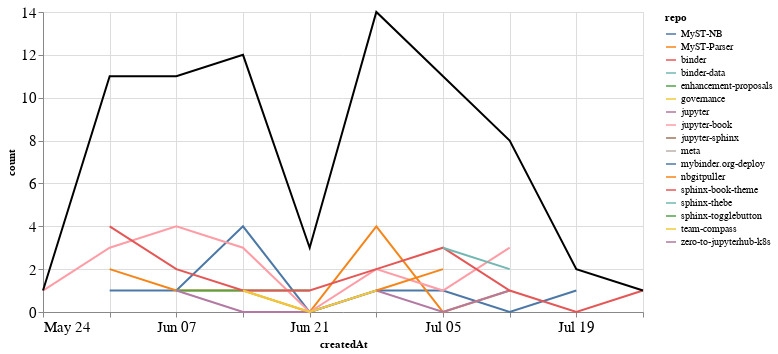

Source (notebook cell):
### Markdown cell above
## PRs

### Code cell
prs_time = prs.groupby('repo').resample('W', on='createdAt').count()['author'].reset_index()
prs_time = prs_time.rename(columns={'author': 'count'})
prs_time_total = prs_time.groupby('createdAt').agg({"count": "sum"}).reset_index()

ch1 = alt.Chart(prs_time, width=600).mark_line().encode(
    x='createdAt',
    y='count',
    color='repo',
    tooltip="repo"
)

ch2 = alt.Chart(prs_time_total, width=600).mark_line(color="black").encode(
    x='createdAt',
    y='count',
)

ch1 + ch2

### Figure 1 — Vega-Lite specification as saved in the notebook (floating-point values rounded to 4 significant figures)
{"config": {"axisLeft": {"labelFontSize": 15}, "axisBottom": {"labelFontSize": 15}}, "layer": [{"data": {"name": "data-f4509980f0d41ead7ba90cb4e51fe4de"}, "mark": "line", "encoding": {"color": {"type": "nominal", "field": "repo"}, "tooltip": {"type": "nominal", "field": "repo"}, "x": {"type": "temporal", "field": "createdAt"}, "y": {"type": "quantitative", "field": "count"}}, "width": 600}, {"data": {"name": "data-19bf0ffebb13943fab76c0aeee2d8192"}, "mark": {"type": "line", "color": "black"}, "encoding": {"x": {"type": "temporal", "field": "createdAt"}, "y": {"type": "quantitative", "field": "count"}}, "width": 600}], "$schema": "https://vega.github.io/schema/vega-lite/v4.8.1.json", "datasets": {"data-f4509980f0d41ead7ba90cb4e51fe4de": [{"repo": "MyST-NB", "createdAt": "2020-05-31T00:00:00", "count": 1}, {"repo": "MyST-NB", "createdAt": "2020-06-07T00:00:00", "count": 1}, {"repo": "MyST-NB", "createdAt": "2020-06-14T00:00:00", "count": 4}, {"repo": "MyST-NB", "createdAt": "2020-06-21T00:00:00", "count": 0}, {"repo": "MyST-NB", "createdAt": "2020-06-28T00:00:00", "count": 1}, {"repo": "MyST-NB", "createdAt": "2020-07-05T00:00:00", "count": 1}, {"repo": "MyST-NB", "createdAt": "2020-07-12T00:00:00", "count": 0}, {"repo": "MyST-NB", "createdAt": "2020-07-19T00:00:00", "count": 1}, {"repo": "MyST-Parser", "createdAt": "2020-05-31T00:00:00", "count": 2}, {"repo": "MyST-Parser", "createdAt": "2020-06-07T00:00:00", "count": 1}, {"repo": "MyST-Parser", "createdAt": "2020-06-14T00:00:00", "count": 1}, {"repo": "MyST-Parser", "createdAt": "2020-06-21T00:00:00", "count": 0}, {"repo": "MyST-Parser", "createdAt": "2020-06-28T00:00:00", "count": 4}, {"repo": "MyST-Parser", "createdAt": "2020-07-05T00:00:00", "count": 0}, {"repo": "MyST-Parser", "createdAt": "2020-07-12T00:00:00", "count": 1}, {"repo": "binder", "createdAt": "2020-06-28T00:00:00", "count": 1}, {"repo": "binder-data", "createdAt": "2020-06-21T00:00:00", "count": 1}, {"repo": "enhancement-proposals", "createdAt": "2020-06-07T00:00:00", "count": 1}, {"repo": "enhancement-proposals", "createdAt": "2020-06-14T00:00:00", "count": 1}, {"repo": "enhancement-proposals", "createdAt": "2020-06-21T00:00:00", "count": 1}, {"repo": "governance", "createdAt": "2020-05-31T00:00:00", "count": 1}, {"repo": "jupyter", "createdAt": "2020-06-07T00:00:00", "count": 1}, {"repo": "jupyter", "createdAt": "2020-06-14T00:00:00", "count": 0}, {"repo": "jupyter", "createdAt": "2020-06-21T00:00:00", "count": 0}, {"repo": "jupyter", "createdAt": "2020-06-28T00:00:00", "count": 1}, {"repo": "jupyter", "createdAt": "2020-07-05T00:00:00", "count": 0}, {"repo": "jupyter", "createdAt": "2020-07-12T00:00:00", "count": 1}, {"repo": "jupyter-book", "createdAt": "2020-05-24T00:00:00", "count": 1}, {"repo": "jupyter-book", "createdAt": "2020-05-31T00:00:00", "count": 3}, {"repo": "jupyter-book", "createdAt": "2020-06-07T00:00:00", "count": 4}, {"repo": "jupyter-book", "createdAt": "2020-06-14T00:00:00", "count": 3}, {"repo": "jupyter-book", "createdAt": "2020-06-21T00:00:00", "count": 0}, {"repo": "jupyter-book", "createdAt": "2020-06-28T00:00:00", "count": 2}, {"repo": "jupyter-book", "createdAt": "2020-07-05T00:00:00", "count": 1}, {"repo": "jupyter-book", "createdAt": "2020-07-12T00:00:00", "count": 3}, {"repo": "jupyter-sphinx", "createdAt": "2020-06-28T00:00:00", "count": 1}, {"repo": "meta", "createdAt": "2020-06-07T00:00:00", "count": 1}, {"repo": "mybinder.org-deploy", "createdAt": "2020-07-19T00:00:00", "count": 1}, {"repo": "nbgitpuller", "createdAt": "2020-06-28T00:00:00", "count": 1}, {"repo": "nbgitpuller", "createdAt": "2020-07-05T00:00:00", "count": 2}, {"repo": "sphinx-book-theme", "createdAt": "2020-05-31T00:00:00", "count": 4}, {"repo": "sphinx-book-theme", "createdAt": "2020-06-07T00:00:00", "count": 2}, {"repo": "sphinx-book-theme", "createdAt": "2020-06-14T00:00:00", "count": 1}, {"repo": "sphinx-book-theme", "createdAt": "2020-06-21T00:00:00", "count": 1}, {"repo": "sphinx-book-theme", "createdAt": "2020-06-28T00:00:00", "count": 2}, {"repo": "sphinx-book-theme", "createdAt": "2020-07-05T00:00:00", "count": 3}, {"repo": "sphinx-book-theme", "createdAt": "2020-07-12T00:00:00", "count": 1}, {"repo": "sphinx-book-theme", "createdAt": "2020-07-19T00:00:00", "count": 0}, {"repo": "sphinx-book-theme", "createdAt": "2020-07-26T00:00:00", "count": 1}, {"repo": "sphinx-thebe", "createdAt": "2020-07-05T00:00:00", "count": 3}, {"repo": "sphinx-thebe", "createdAt": "2020-07-12T00:00:00", "count": 2}, {"repo": "sphinx-togglebutton", "createdAt": "2020-06-14T00:00:00", "count": 1}, {"repo": "team-compass", "createdAt": "2020-06-14T00:00:00", "count": 1}, {"repo": "team-compass", "createdAt": "2020-06-21T00:00:00", "count": 0}, {"repo": "team-compass", "createdAt": "2020-06-28T00:00:00", "count": 1}, {"repo": "zero-to-jupyterhub-k8s", "createdAt": "2020-07-05T00:00:00", "count": 1}], "data-19bf0ffebb13943fab76c0aeee2d8192": [{"createdAt": "2020-05-24T00:00:00", "count": 1}, {"createdAt": "2020-05-31T00:00:00", "count": 11}, {"createdAt": "2020-06-07T00:00:00", "count": 11}, {"createdAt": "2020-06-14T00:00:00", "count": 12}, {"createdAt": "2020-06-21T00:00:00", "count": 3}, {"createdAt": "2020-06-28T00:00:00", "count": 14}, {"createdAt": "2020-07-05T00:00:00", "count": 11}, {"createdAt": "2020-07-12T00:00:00", "count": 8}, {"createdAt": "2020-07-19T00:00:00", "count": 2}, {"createdAt": "2020-07-26T00:00:00", "count": 1}]}}
